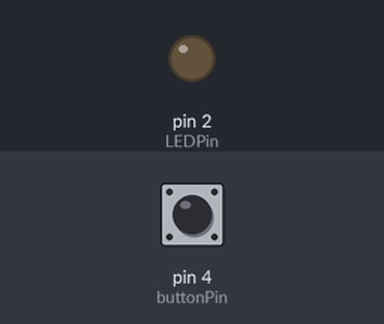
Bench run of a sketch on a simulated Arduino Uno, built with avr-gcc and run on an emulated ATmega328P. Parts: output pins drawn as LEDs (lit = HIGH). Dashed ring = blinking. The inputs (shaded band) are chosen by the test bench; at power-on: pin 4 (buttonPin) HIGH. What the sketch prints to the serial monitor is not drawn.

Above: at 1.2 s.
1.3 s: pin 4 (buttonPin) pulled LOW for 0.15 s
At 3.1 s:
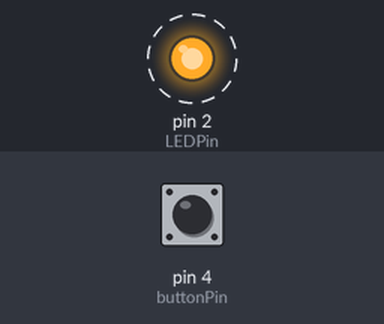
Timing chart, 0 to 10.4 s (numbered marks = the images above; inputs shaded):
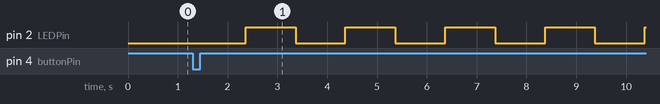

Measured:
- after the input at 1.3 s, pin 2 (LEDPin): alternates HIGH for 1.0 s and LOW for 1.0 s, starting after 1.1 s

The sketch:

4-ledButton.ino
```cpp
const int LEDPin = 2;
const int buttonPin = 4;

int ledState = LOW;  // the current state of the output pin
int buttonState;     // the current reading from the input pin
int incState = 0;
int lastButtonState = LOW;  // the previous reading from the input pin

unsigned long lastDebounceTime = 0;  // the last time the output pin was toggled
unsigned long debounceDelay = 50;    // the debounce time; increase if the output flickers
unsigned long lastMillisTime = 0;

int timeDelay = 2000;

void setup() {
  // put your setup code here, to run once:

  pinMode(LEDPin, OUTPUT);
  pinMode(buttonPin, INPUT_PULLUP);
  Serial.begin(9600);
}

void loop() {

  int reading = digitalRead(buttonPin);
  Serial.println(reading);


  if (reading != lastButtonState) {
    lastDebounceTime = millis();
  }

  if ((millis() - lastDebounceTime) > debounceDelay) {

    if (reading != buttonState) {
      buttonState = reading;

      if (buttonState == LOW) {
        incState++;
      }
    }
  }

  lastButtonState = reading;

  if (millis() - lastMillisTime >= timeDelay) {
    digitalWrite(LEDPin, ledState);
      ledState = !ledState;

      lastMillisTime = millis();
  }

  if (incState == 1) {
    timeDelay = 1000;
  } else if (incState == 2) {
    timeDelay = 500;
  }
}

// kondisi 1, kiri kana, 2, kanan kiri, 3 tengnah buka, 4 luar ke tengah
```
